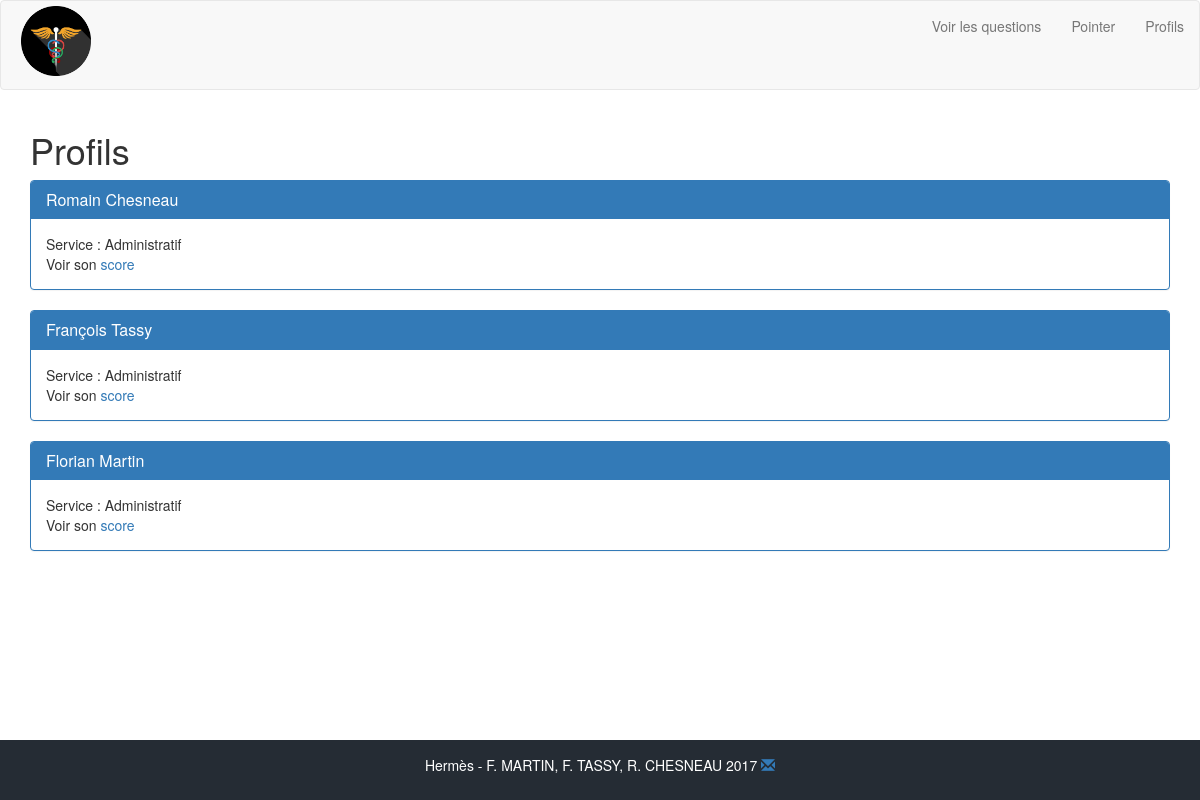
The page /profils on the database its author committed.
### app/models/worker.py (models this page shows)
class Worker(db.Model):
    __tablename__ = 'pzr_worker'
    id = db.Column(db.Integer, primary_key=True)
    firstname = db.Column(db.String(50))
    lastname = db.Column(db.String(50))  # , db.ForeignKey('fof_tete.code_of'))
    service_id = db.Column(db.Integer, db.ForeignKey('pzr_service.id'))
    level = db.Column(db.Integer, default=1)
    results = db.relationship('Result', backref='respondent', lazy="dynamic")

### app/models/service.py (models this page shows)
class Service(db.Model):
    __tablename__ = 'pzr_service'
    id = db.Column(db.Integer, primary_key=True)
    name = db.Column(db.String(50))
    workers = db.relationship('Worker', backref='service', lazy="dynamic")

### app/controllers/main_controller.py (the view)
@app.route('/profils')
def profils():
    users = Worker.query.all()
    return render_template('profil_list.html', users=users)

### app/templates/profil_list.html
{% extends "base.html" %}
{% block content %}
        <h1>Profils</h1>
    {% for user in users %}
    <p>
        <div class="panel panel-primary">
        <div class="panel-heading">
            <h3 class="panel-title">{{  user.firstname  }} {{ user.lastname }}</h3>
        </div>
        <div class="panel-body">
          Service : {{ user.service.name }} <br/>
          Voir son <a href={{  url_for('indicator_per_user', user_id=user.id)  }}>score</a>
        </div>
        </div>
    </p>
    {% endfor %}
{% endblock %}

### app/templates/base.html (shortened to what this page needs)
<html>
<head>
    <link href="{{ url_for('static', filename='css/bootstrap.css') }}" rel="stylesheet">
    <link href="{{ url_for('static', filename='CSS/main.css') }}" rel="stylesheet" type="text/css"/>
</head>
{% if request.path == "/index" or request.path == "/" %}
<body class="main_page">
{% else %}
<body>
{% endif %}
<header>
    <nav class="navbar navbar-default">
        <div class="container-fluid">
            <div class="navbar-header">
                <a href={{ url_for('index') }} class="pull-left"> <img src="{{ url_for('static',
                                                                        filename='images/icone.png') }}"
                                                                       style="max-height:80px; padding:5px;"></a>
            </div>
            <ul class="nav navbar-nav navbar-right">
                <li><a href={{ url_for('questions_list') }} class="pull-left"> Voir les questions</a></li>
                <li><a href={{ url_for('pointing') }} class="pull-left"> Pointer</a></li>
                <li><a href={{ url_for('profils') }} class="pull-left">Profils</a></li>
            </ul>
        </div>
    </nav>
</header>
<div class="container">
    {% block content %}{% endblock %}
</div>
<footer class="footer">
    Hermès - F. MARTIN, F. TASSY, R. CHESNEAU 2017
    <a href="mailto:ftassy@matfer.fr"><span class="glyphicon glyphicon-envelope" aria-hidden="true"></span></a>
</footer>
</body>
</html>

### app/static/CSS/main.css (style rules this page uses)
body { max-width: 100%; }
body > div.container { min-height: calc(100vh - (90px + 10px) - (60px + 15px * 2) + 20px); }
header > nav { height: 90px; }
.footer { color: #fff; width: 100%; height: 60px; text-align: center; background: #252C34; padding: 15px 0; }

### rows shown on the page
Worker: firstname "Romain", lastname "Chesneau", service.name "Administratif"
Worker: firstname "François", lastname "Tassy", service.name "Administratif"
Worker: firstname "Florian", lastname "Martin", service.name "Administratif"
